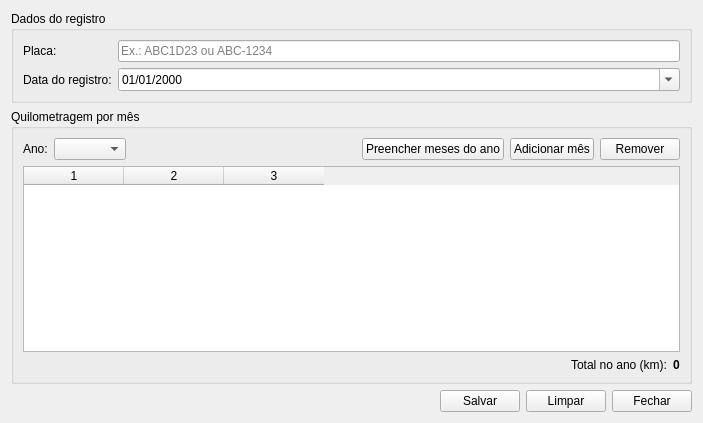
<?xml version="1.0" encoding="UTF-8"?>
<ui version="4.0">
 <class>Form</class>
 <widget class="QWidget" name="Form">
  <property name="geometry">
   <rect>
    <x>0</x>
    <y>0</y>
    <width>703</width>
    <height>423</height>
   </rect>
  </property>
  <property name="windowTitle">
   <string>Form</string>
  </property>
  <layout class="QVBoxLayout" name="verticalLayout">
   <item>
    <widget class="QGroupBox" name="groupDados">
     <property name="title">
      <string>Dados do registro</string>
     </property>
     <layout class="QFormLayout" name="formLayout">
      <item row="0" column="0">
       <widget class="QLabel" name="labelPlaca">
        <property name="text">
         <string>Placa:</string>
        </property>
       </widget>
      </item>
      <item row="0" column="1">
       <widget class="QLineEdit" name="linePlaca">
        <property name="maxLength">
         <number>8</number>
        </property>
        <property name="placeholderText">
         <string>Ex.: ABC1D23 ou ABC-1234</string>
        </property>
       </widget>
      </item>
      <item row="1" column="0">
       <widget class="QLabel" name="labelDataRegistro">
        <property name="text">
         <string>Data do registro:</string>
        </property>
       </widget>
      </item>
      <item row="1" column="1">
       <widget class="QDateEdit" name="dateRegistro">
        <property name="displayFormat">
         <string>dd/MM/yyyy</string>
        </property>
        <property name="calendarPopup">
         <bool>true</bool>
        </property>
       </widget>
      </item>
     </layout>
    </widget>
   </item>
   <item>
    <widget class="QGroupBox" name="groupKm">
     <property name="title">
      <string>Quilometragem por mês</string>
     </property>
     <layout class="QVBoxLayout" name="verticalLayout_km">
      <item>
       <layout class="QHBoxLayout" name="horizontalLayout_top">
        <item>
         <widget class="QLabel" name="labelAno">
          <property name="text">
           <string>Ano:</string>
          </property>
         </widget>
        </item>
        <item>
         <widget class="QComboBox" name="comboAno"/>
        </item>
        <item>
         <spacer name="horizontalSpacer">
          <property name="orientation">
           <enum>Qt::Horizontal</enum>
          </property>
          <property name="sizeHint" stdset="0">
           <size>
            <width>0</width>
            <height>0</height>
           </size>
          </property>
         </spacer>
        </item>
        <item>
         <widget class="QPushButton" name="btnPreencherAno">
          <property name="text">
           <string>Preencher meses do ano</string>
          </property>
         </widget>
        </item>
        <item>
         <widget class="QPushButton" name="btnAddMes">
          <property name="text">
           <string>Adicionar mês</string>
          </property>
         </widget>
        </item>
        <item>
         <widget class="QPushButton" name="btnRemoverLinha">
          <property name="text">
           <string>Remover</string>
          </property>
         </widget>
        </item>
       </layout>
      </item>
      <item>
       <widget class="QTableWidget" name="tableKm">
        <property name="editTriggers">
         <set>QAbstractItemView::DoubleClicked|QAbstractItemView::EditKeyPressed|QAbstractItemView::SelectedClicked</set>
        </property>
        <property name="alternatingRowColors">
         <bool>true</bool>
        </property>
        <property name="selectionMode">
         <enum>QAbstractItemView::SingleSelection</enum>
        </property>
        <property name="selectionBehavior">
         <enum>QAbstractItemView::SelectRows</enum>
        </property>
        <property name="rowCount">
         <number>0</number>
        </property>
        <property name="columnCount">
         <number>3</number>
        </property>
        <column/>
        <column/>
        <column/>
       </widget>
      </item>
      <item>
       <layout class="QHBoxLayout" name="horizontalLayout_total">
        <item>
         <spacer name="horizontalSpacer2">
          <property name="orientation">
           <enum>Qt::Horizontal</enum>
          </property>
          <property name="sizeHint" stdset="0">
           <size>
            <width>0</width>
            <height>0</height>
           </size>
          </property>
         </spacer>
        </item>
        <item>
         <widget class="QLabel" name="labelTotalTxt">
          <property name="text">
           <string>Total no ano (km):</string>
          </property>
         </widget>
        </item>
        <item>
         <widget class="QLabel" name="labelTotalValor">
          <property name="styleSheet">
           <string notr="true">font-weight: bold;</string>
          </property>
          <property name="text">
           <string>0</string>
          </property>
         </widget>
        </item>
       </layout>
      </item>
     </layout>
    </widget>
   </item>
   <item>
    <layout class="QHBoxLayout" name="horizontalLayout_buttons">
     <item>
      <spacer name="horizontalSpacer3">
       <property name="orientation">
        <enum>Qt::Horizontal</enum>
       </property>
       <property name="sizeHint" stdset="0">
        <size>
         <width>0</width>
         <height>0</height>
        </size>
       </property>
      </spacer>
     </item>
     <item>
      <widget class="QPushButton" name="btnSalvar">
       <property name="text">
        <string>Salvar</string>
       </property>
      </widget>
     </item>
     <item>
      <widget class="QPushButton" name="btnLimpar">
       <property name="text">
        <string>Limpar</string>
       </property>
      </widget>
     </item>
     <item>
      <widget class="QPushButton" name="btnFechar">
       <property name="text">
        <string>Fechar</string>
       </property>
      </widget>
     </item>
    </layout>
   </item>
  </layout>
 </widget>
 <resources/>
 <connections/>
</ui>
